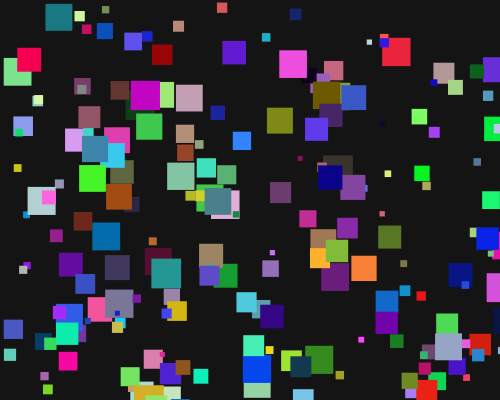
Frame 1 (no input)
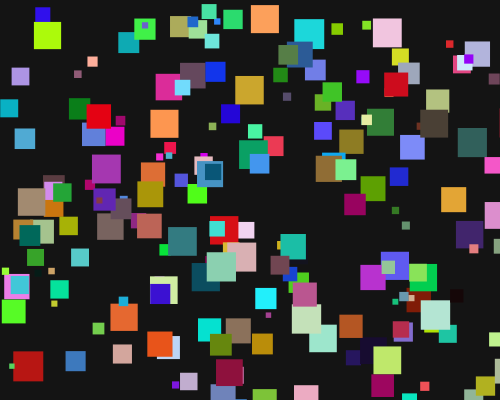
Frame 2 (the mouse pressed at the canvas centre, redrawn once)

The Processing sketch that drew these frames (run headless with seeded random() and noise(); the mouse was pressed at the canvas centre and the sketch redrawn once):

// Processing sketch: m08a_random_confetti
// ── m08a_random_confetti.pde
// MODULE 8 - random(): controlled surprise. Click for new confetti.
void setup() {
  size(500, 400);
  noLoop();                      // draw once, then wait
}

void draw() {
  background(20);
  noStroke();
  for (int i = 0; i < 200; i++) {                    // CHANGE ME: how many pieces
    fill(random(255), random(255), random(255));
    float s = random(5, 30);
    rect(random(width), random(height), s, s);
  }
}

void mousePressed() {
  redraw();                      // run draw() one more time
}
